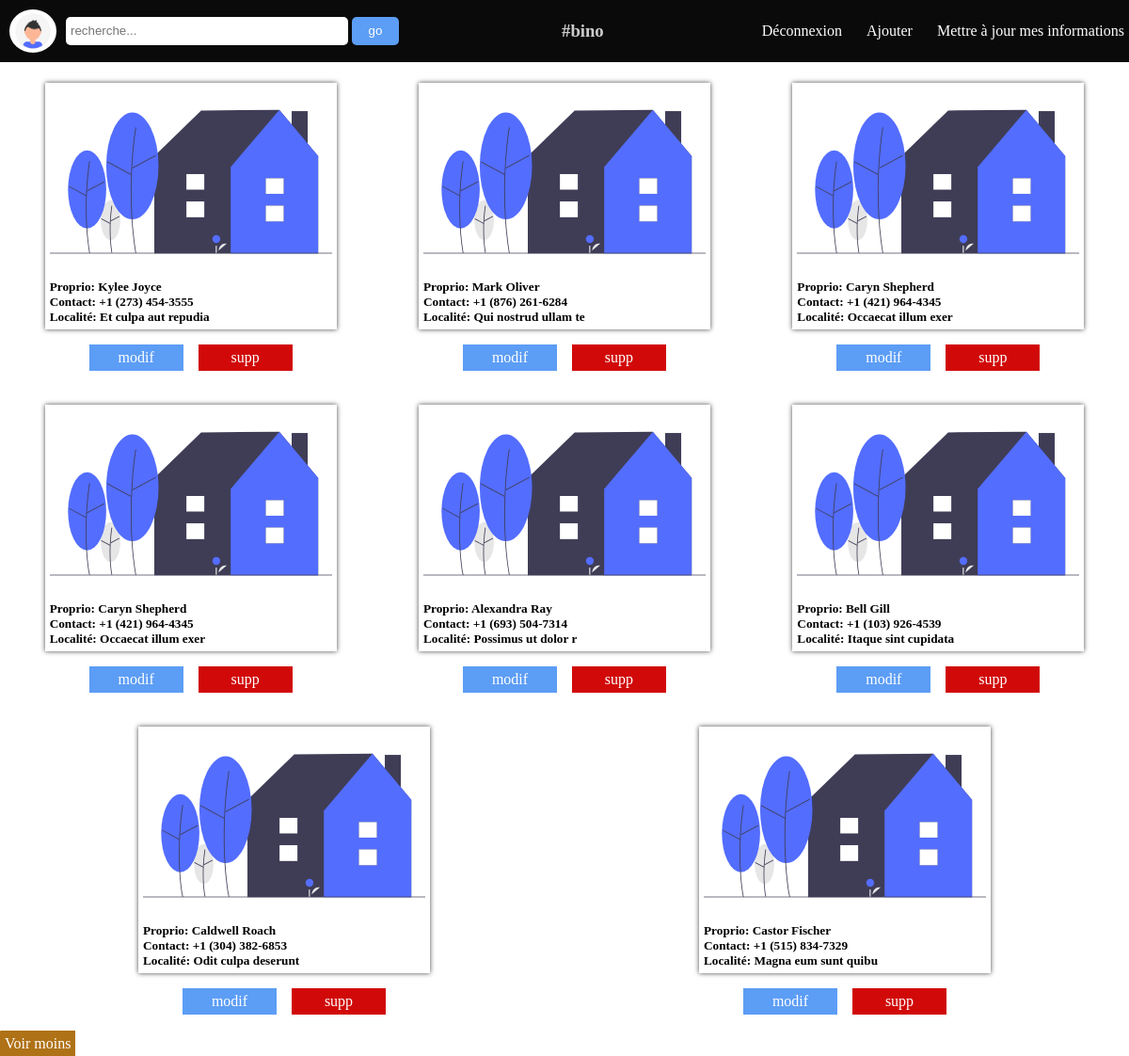
Screenshot of /view/all.php with the database file from the repository.
### tables this page shows
CREATE TABLE `property` (
  `id` int(11) NOT NULL,
  `owner` varchar(255) NOT NULL,
  `tel` varchar(100) NOT NULL,
  `postdate` datetime NOT NULL,
  `location` varchar(255) NOT NULL,
  `area` int(11) NOT NULL,
  `details` varchar(1000) NOT NULL,
  `price` int(11) NOT NULL
);

### model/adminModel.php (called while the page is built, shortened)
<?php
    class adminModel{
        public function dbConnect()
        {
            $dsn="mysql:dbname=immovable;host=localhost";
            $password = "";
            $user = "root";
            $connect = new PDO($dsn,$user,$password,[
            PDO::ATTR_ERRMODE => PDO::ERRMODE_EXCEPTION,
            PDO::ATTR_DEFAULT_FETCH_MODE => PDO::FETCH_OBJ,
            ]);
            if (!$connect)
            {
                return new \Exception("Database cannot connect");
            }
            else
            {
                return $connect;
            }
        }
        public function get()
        {
            $db = $this->dbConnect();
            $query = $db->prepare('SELECT * FROM admin');
            $query->execute();
            $get = $query->fetch(PDO::FETCH_ASSOC);
            return $get;
        }
    }

### controller/adminController.php (called while the page is built, shortened)
<?php
    require "model/adminModel.php";
    class adminController extends adminModel{
        public function show(){
            $initModel = new adminModel();
            $call = $initModel->get();
            return $call;
        }
    }

### model/immovableModel.php (called while the page is built, shortened)
<?php
    class immovableModel{
        public function dbConnect()
        {
            $dsn="mysql:dbname=immovable;host=localhost";
            $password = "";
            $user = "root";
            $connect = new PDO($dsn,$user,$password,[
            PDO::ATTR_ERRMODE => PDO::ERRMODE_EXCEPTION,
            PDO::ATTR_DEFAULT_FETCH_MODE => PDO::FETCH_OBJ,
            ]);
            if (!$connect)
            {
                return new \Exception("Database cannot connect");
            }
            else
            {
                return $connect;
            }
        }
        public function getAll()
        {
            $db = $this->dbConnect();
            $query = $db->prepare('SELECT * FROM property');
            $query->execute();
            $get = $query->fetchAll(PDO::FETCH_ASSOC);
            return $get;
        }
    }

### view/all.php (the view, shortened to what this page needs)
<?php
    $initController = new adminController;
    $admin = $initController->show();
    $initController2 = new immovableController;
    $immovables = $initController2->getAll();
?>
<!DOCTYPE html>
<html lang="en">
<head>
    <link rel="stylesheet" href="/assets/css/dashboard.css">
</head>
<body>
        <nav>
            <div class="left">
                <img src="/assets/image/profile_pic.png" alt="Defaultpic" width="50px" style="border-radius: 50%;">
                <form action="" method="post">
                <input type="search" name="search" placeholder="recherche..." title="Entrer le prix ou la localité qui vous interesse">
                <input type="submit" value="go" name="submit">
                </form>
            </div>
            <div class="logo"><h3>#<?= $admin['name']; ?></h3></div>
            <ul>
                <li><a href="/">Déconnexion</a></li>
                <li><a href="/view/enregistrement/">Ajouter</a></li>
                <li><a href="/view/admin/update&name_<?= $admin['id']; ?>/">Mettre à jour mes informations</a></li>
            </ul>
        </nav>
        <div class="box">
            <?php foreach ($immovables as $immovable):?>
            <div class="content">
                <a href="/view/admin/viewdetails&property_<?=$immovable['id']?>/" class="show">
                    <img src="/assets/image/house_img.svg" alt="houseimg">
                    <h5>Proprio: <?=$immovable['owner']?></h5>
                    <h5>Contact: <?=$immovable['tel']?></h5>
                    <h5>Localité: <?=$immovable['location']?></h5>
                </a>
                <div class="action">
                <a href="/view/admin/update&property_<?=$immovable['id']?>/" class="update">modif</a>
                <a href="/view/admin/delete&property_<?=$immovable['id']?>/" class="delete">supp</a>
                </div>
            </div>
            <?php endforeach?>
        </div>
        <a href="/view/admin/" class="more">Voir moins</a>
</body>
</html>

### assets/css/dashboard.css (style rules this page uses)
* { margin: 0; padding: 0; box-sizing: border-box; }
a { text-decoration: none; }
nav { display: flex; width: 100%; flex-direction: row; align-items: center; justify-content: space-between; background-color:rgb(10, 10, 10); }
.left { display: flex; align-items: center; flex-direction: row; gap: 10px; padding: 10px; }
.left input { width: 300px; height: 30px; outline: none; border: none; border-radius:5px; padding: 5px; }
nav ul { display: flex; justify-content: space-around; flex-direction: row; gap: 1em; list-style: none; }
nav ul li { padding: 5px; height: 100%; }
nav ul li a { color: white; }
.logo { color: #ccc; }
.box { display: flex; flex-direction: row; justify-content:space-around; align-items:center; flex-wrap: wrap; gap: 2em; padding:20px; }
.content { padding: 2px; display: flex; flex-direction: column; width: 30%; align-items:center; gap: 1em; }
.action { display: flex; justify-content:space-between; gap: 1em; align-items:center; }
.update { padding: 5px; min-width: 100px; color: white; background: #5c9df5; text-align: center; }
.delete { padding: 5px; min-width: 100px; color: white; background: rgb(209, 9, 9); text-align: center; }
.more { padding: 5px; min-width: 100px; color: white; background: rgb(175, 114, 22); text-align: center; margin: 0 auto; border-radius:1px 0px 0px 0px }
.show { padding: 5px; color: black; box-shadow: 0px 0px 5px rgb(70, 69, 69); }
input[type="submit"] { width: 50px; color: white; background-color:#5c9df5; }

### rows the page displays
property: owner "Kylee Joyce", tel "+1 (273) 454-3555", location "Et culpa aut repudia"
property: owner "Mark Oliver", tel "+1 (876) 261-6284", location "Qui nostrud ullam te"
property: owner "Caryn Shepherd", tel "+1 (421) 964-4345", location "Occaecat illum exer"
property: owner "Caryn Shepherd", tel "+1 (421) 964-4345", location "Occaecat illum exer"
property: owner "Alexandra Ray", tel "+1 (693) 504-7314", location "Possimus ut dolor r"
property: owner "Bell Gill", tel "+1 (103) 926-4539", location "Itaque sint cupidata"
property: owner "Caldwell Roach", tel "+1 (304) 382-6853", location "Odit culpa deserunt"
property: owner "Castor Fischer", tel "+1 (515) 834-7329", location "Magna eum sunt quibu"

### other values shown
$admin['name'] "bino"
